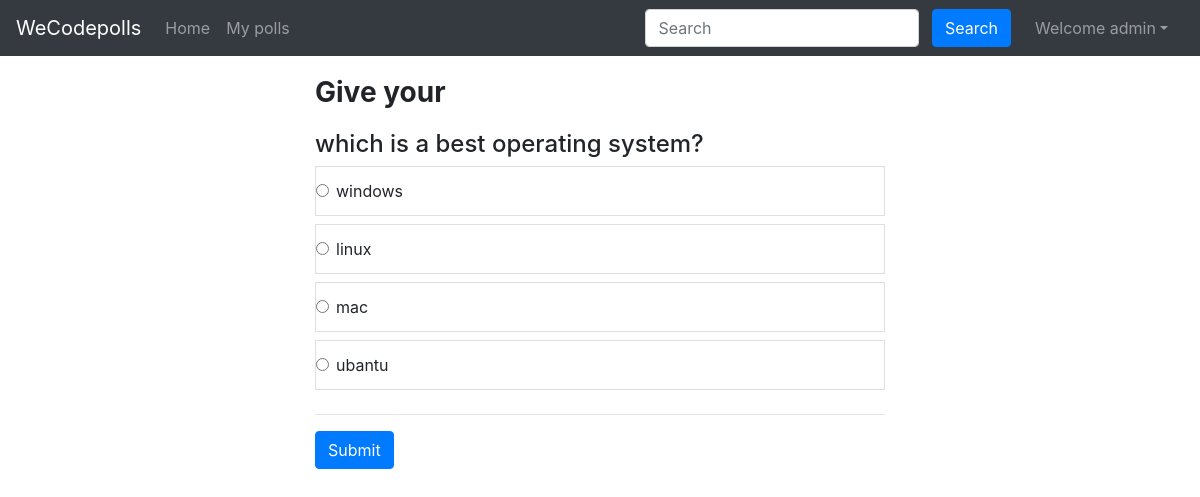
The app's page /vote/9/ (signed in) with its own data.
### polls/models.py (models this page shows, shortened)
class Pollsquestions(models.Model):
    category=models.CharField(max_length=50)
    question=models.CharField(max_length=100)
    option_1=models.CharField(max_length=50,)
    option_2=models.CharField(max_length=50,)
    option_3=models.CharField(max_length=50,)
    option_4=models.CharField(max_length=50,)
    count_opt_1=models.IntegerField(default=0)
    count_opt_2=models.IntegerField(default=0)
    count_opt_3=models.IntegerField(default=0)
    count_opt_4=models.IntegerField(default=0)
    created_by=models.ForeignKey(User,  on_delete=models.CASCADE)
    pub_date = models.DateTimeField(default=timezone.now)

### polls/views.py (the view, shortened to what this page needs)
# urls.py: path('vote/<poll_id>/',views.vote,name='vote'),
def vote(request, poll_id):
    current_user=request.user
    matches=voter.objects.filter(poll_question=poll_id, Voter_name=current_user)
    print(matches)
    poll = Pollsquestions.objects.get(pk=poll_id)
    context = {
                'poll' : poll
            }
    return render(request, 'vote.html', context)

### polls/models.py (called while the page is built)
    def __str__(self):
        return self.poll_question.question + self.Voter_name.username

### templates/vote.html (shortened to what this page needs)
{% extends 'base.html' %}
{% block body%}
<div class='container'>
<h3 style = "margin-bottom: 20px"><strong>Give your</strong></h3>
<h4>{{poll.question}}</h4>
                        <form method="POST">
                            <ul class="list-group" style="margin:0px">
                                <label>
                                    <li class="list-group-item">
                                        <input class="form-check-input me-3" type="radio" name = 'poll' value="option1" aria-label="...">
                                        {{ poll.option_1 }}
                                      </li>
                                </label>
                                <label>
                                    <li class="list-group-item">
                                        <input class="form-check-input me-1" type="radio" name = 'poll' value="option2" aria-label="...">
                                        {{ poll.option_2}}
                                      </li>
                                </label>
                                <label>
                                    <li class="list-group-item">
                                        <input class="form-check-input me-1" type="radio" name = 'poll' value="option3" aria-label="...">
                                        {{ poll.option_3 }}
                                      </li>
                                </label>
                                <label>
                                    <li class="list-group-item">
                                        <input class="form-check-input me-1" type="radio" name = 'poll' value="option4" aria-label="...">
                                        {{ poll.option_4 }}
                                      </li>
                                </label>
                            </ul>
                            <hr />
                            <button type="submit" class="btn btn-primary">
                                Submit
                            </button>
                        </form>
                    </div>
{% endblock %}

### templates/base.html (shortened to what this page needs)
<!doctype html>
<html lang="en">
  <head>
  <link rel="stylesheet" href="https://stackpath.bootstrapcdn.com/bootstrap/4.5.2/css/bootstrap.min.css">
  <link rel="stylesheet" href="https://use.fontawesome.com/releases/v5.6.3/css/all.css"
>
  </head>
  <body>
    <nav class="navbar navbar-expand-lg navbar-dark bg-dark">
        <a class="navbar-brand" href="/">WeCodepolls</a>
        {% if user.is_authenticated %}
        <div class="collapse navbar-collapse" id="navbarSupportedContent">
          <ul class="navbar-nav mr-auto">
            <li class="nav-item {% block homeactive %}  {% endblock homeactive %}">
              <a class="nav-link" href="/">Home <span class="sr-only">(current)</span></a>
            </li>
            <li class="nav-item {% block myactive %}  {% endblock myactive %}">
              <a class="nav-link" href="{%url 'mypolls'%}">My polls <span class="sr-only">(current)</span></a>
            </li>
            {% endif %}
          </ul>
          <div class="ml-auto form-inline ">
          <form method="get" action="/search"class="my-2 my-lg-0 mx-3">
            <input class="form-control mr-sm-2" type="search" placeholder="Search" aria-label="Search" name="query" id="query">
            <button class="btn btn-primary my-2 my-sm-0 " type="submit">Search</button>
          </form>
{% if user.is_authenticated %}
<ul class="navbar-nav mr-2">
<li class="nav-item dropdown">
<a class="nav-link dropdown-toggle" href='#' id="navbarDropdown" role="button" data-toggle="dropdown"> Welcome {{request.user}}</a>
      </li>
      </ul>
      </div>
{% endif %}
        </div>
      </nav>
      {% block body %}  {% endblock body %}
  </body>
</html>

### templates/vote.html (style rules this page uses)
.container { width: 50%; margin-top: 20px; }
.list-group { margin-top: 30px; }

### records on screen
Pollsquestions: question "which is a best operating system?", option_1 "windows", option_2 "linux", option_3 "mac", option_4 "ubantu"

### other values on screen
{{ request.user }} "admin"
